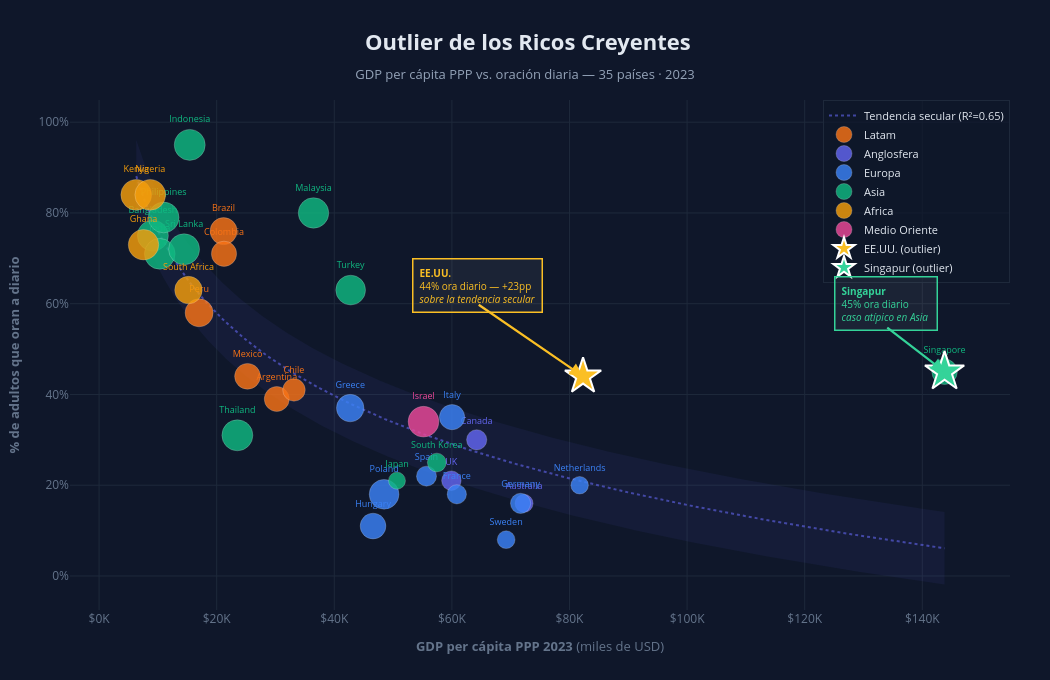

The code cell stored with this chart in its notebook:
### Markdown cell above
---
## 7. Visualización Principal — *Outlier de los Ricos Creyentes*

Scatter plot inmersivo con:
- **Eje X**: GDP per cápita PPP 2023 (en miles USD)
- **Eje Y**: % de adultos que oran a diario
- **Color**: Región geográfica
- **Tamaño**: % de adultos con afiliación religiosa
- **Línea de tendencia**: Regresión log-lineal (sin EE.UU.) — la «norma» secular
- **Spotlight**: EE.UU. destacado como outlier narrativo

### Code cell
# --- Paleta por región ---
PALETTE = {
    'Latam':         '#F97316',
    'Anglosfera':    '#6366F1',
    'Europa':        '#3B82F6',
    'Asia':          '#10B981',
    'Africa':        '#F59E0B',
    'Medio Oriente': '#EC4899',
}

BG       = '#0F172A'
GRID_CLR = '#1E293B'
TEXT_CLR = '#E2E8F0'
MUTED    = '#64748B'
US_CLR   = '#FBBF24'

fig = go.Figure()

# --- 1. Banda de confianza ---
fig.add_trace(go.Scatter(
    x=np.concatenate([x_range/1000, x_range[::-1]/1000]),
    y=np.concatenate([y_trend + 8, (y_trend - 8)[::-1]]),
    fill='toself',
    fillcolor='rgba(99,102,241,0.07)',
    line=dict(color='rgba(0,0,0,0)'),
    hoverinfo='skip',
    showlegend=False
))

# --- 2. Línea de tendencia ---
fig.add_trace(go.Scatter(
    x=x_range / 1000,
    y=y_trend,
    mode='lines',
    line=dict(color='rgba(99,102,241,0.6)', width=2, dash='dot'),
    name=f'Tendencia secular (R²={r2:.2f})',
    hoverinfo='skip',
))

# --- 3. Scatter por región ---
for region, color in PALETTE.items():
    subset = df_clean[(df_clean['region'] == region) & (~df_clean['is_us'])]
    if subset.empty:
        continue

    fig.add_trace(go.Scatter(
        x=subset['gdp_k'],
        y=subset['pct_pray_daily'],
        mode='markers+text',
        marker=dict(
            size=subset['pct_religiously_affiliated'] / 4 + 6,
            color=color,
            opacity=0.82,
            line=dict(color='rgba(255,255,255,0.25)', width=1),
        ),
        text=subset['Country'],
        textposition='top center',
        textfont=dict(size=9, color=color),
        name=region,
        customdata=subset[['pct_religiously_affiliated', 'gdp_ppp_2023', 'region']].values,
        hovertemplate=(
            '<b>%{text}</b><br>'
            'Oración diaria: <b>%{y}%</b><br>'
            'GDP PPP 2023: <b>$%{customdata[1]:,.0f}</b><br>'
            'Afiliación religiosa: <b>%{customdata[0]}%</b><br>'
            'Región: %{customdata[2]}'
            '<extra></extra>'
        ),
    ))

# --- 4. CONFIGURACIÓN DE OUTLIERS ---
OUTLIERS = [
    {
        'iso': 'USA',
        'label': 'EE.UU.',
        'color': US_CLR,
        'symbol': 'star',
        'ax_offset': (-18, 16),
        'label_offset': (-18, 20),
        'narrative': lambda row, pred, dev: (
            f'<b>EE.UU.</b><br>'
            f'{row["pct_pray_daily"]:.0f}% ora diario — +{dev:.0f}pp<br>'
            '<i>sobre la tendencia secular</i>'
        )
    },
    {
        'iso': 'SGP',
        'label': 'Singapur',
        'color': '#34D399',
        'symbol': 'star',
        'ax_offset': (-10, 10),
        'label_offset': (-10, 15),
        'narrative': lambda row, pred, dev: (
            f'<b>Singapur</b><br>'
            f'{row["pct_pray_daily"]:.0f}% ora diario<br>'
            '<i>caso atípico en Asia </i>'
        )
    }
]

# --- 5. FUNCIÓN PARA OUTLIERS ---
def add_outlier(fig, row, config, y_pred=None, deviation=None):
    color = config['color']

    # Flecha
    fig.add_annotation(
        x=row['gdp_k'], y=row['pct_pray_daily'],
        ax=row['gdp_k'] + config['ax_offset'][0],
        ay=row['pct_pray_daily'] + config['ax_offset'][1],
        xref='x', yref='y', axref='x', ayref='y',
        text='',
        showarrow=True,
        arrowhead=2,
        arrowsize=1.2,
        arrowcolor=color,
        arrowwidth=2.2
    )

    # Punto
    fig.add_trace(go.Scatter(
        x=[row['gdp_k']],
        y=[row['pct_pray_daily']],
        mode='markers',
        marker=dict(
            size=row['pct_religiously_affiliated'] / 4 + 10,
            color=color,
            symbol=config['symbol'],
            line=dict(color='white', width=2),
        ),
        name=f"{config['label']} (outlier)",
    ))

    # Label
    text = config['narrative'](row, y_pred, deviation)

    fig.add_annotation(
        x=row['gdp_k'] + config['label_offset'][0],
        y=row['pct_pray_daily'] + config['label_offset'][1],
        text=text,
        font=dict(size=10, color=color),
        bgcolor='rgba(255,255,255,0.05)',
        bordercolor=color,
        borderwidth=1.5,
        borderpad=6,
        showarrow=False,
        align='left'
    )

# --- 6. APLICAR OUTLIERS ---
for cfg in OUTLIERS:
    row = df_clean[df_clean['ISO3'] == cfg['iso']].iloc[0]

    if cfg['iso'] == 'USA':
        y_pred = us_predicted
        dev = deviation
    else:
        y_pred = None
        dev = None

    add_outlier(fig, row, cfg, y_pred, dev)

fig.update_layout(
    template='plotly_dark',
    paper_bgcolor=BG,
    plot_bgcolor=BG,
    width=1050, height=680,

    title=dict(
        text=(
            '<b> Outlier de los Ricos Creyentes</b><br>'
            '<span style="font-size:13px;color:#94A3B8;">'
            'GDP per cápita PPP vs. oración diaria — 35 países · 2023</span>'
        ),
        x=0.5,
        font=dict(size=22, color=TEXT_CLR),
    ),

    xaxis=dict(
        title=dict(
            text='<b>GDP per cápita PPP 2023</b> (miles de USD)',
            font=dict(size=13, color=MUTED)
        ),
        tickprefix='$',
        ticksuffix='K',
        gridcolor=GRID_CLR,
        zeroline=False,
        tickfont=dict(color=MUTED),
        showspikes=True,
        spikecolor=MUTED,
        spikethickness=1
    ),

    yaxis=dict(
        title=dict(
            text='<b>% de adultos que oran a diario</b>',
            font=dict(size=13, color=MUTED)
        ),
        ticksuffix='%',
        gridcolor=GRID_CLR,
        zeroline=False,
        tickfont=dict(color=MUTED),
        showspikes=True,
        spikecolor=MUTED,
        spikethickness=1
    ),

    legend=dict(
        x=1, y=1,
        xanchor='right',
        bgcolor='rgba(15,23,42,0.7)',
        bordercolor=GRID_CLR,
        borderwidth=1,
        font=dict(size=11, color=TEXT_CLR),
    ),

    margin=dict(l=70, r=40, t=100, b=70),
)

### Figure 1 — Plotly figure (JSON) as saved in the notebook; plotly's stock layout.template omitted (floating-point values rounded to 4 significant figures; data arrays with more than 128 entries replaced by an {"elided": "..."} marker saying what was removed)
{"data": [{"fill": "toself", "fillcolor": "rgba(99,102,241,0.07)", "hoverinfo": "skip", "line": {"color": "rgba(0,0,0,0)"}, "showlegend": false, "type": "scatter", "x": {"elided": "600 float values"}, "y": {"elided": "600 float values"}}, {"hoverinfo": "skip", "line": {"color": "rgba(99,102,241,0.6)", "dash": "dot", "width": 2}, "mode": "lines", "name": "Tendencia secular (R²=0.65)", "type": "scatter", "x": {"elided": "300 float values"}, "y": {"elided": "300 float values"}}, {"customdata": [[76, 30220.0, "Latam"], [84, 21180.0, "Latam"], [66, 33150.0, "Latam"], [77, 21250.0, "Latam"], [79, 25240.0, "Latam"], [88, 17010.0, "Latam"]], "hovertemplate": "<b>%{text}</b><br>Oración diaria: <b>%{y}%</b><br>GDP PPP 2023: <b>$%{customdata[1]:,.0f}</b><br>Afiliación religiosa: <b>%{customdata[0]}%</b><br>Región: %{customdata[2]}<extra></extra>", "marker": {"color": "#F97316", "line": {"color": "rgba(255,255,255,0.25)", "width": 1}, "opacity": 0.82, "size": [25, 27, 22.5, 25.25, 25.75, 28]}, "mode": "markers+text", "name": "Latam", "text": ["Argentina", "Brazil", "Chile", "Colombia", "Mexico", "Peru"], "textfont": {"color": "#F97316", "size": 9}, "textposition": "top center", "type": "scatter", "x": [30.22, 21.18, 33.15, 21.25, 25.24, 17.01], "y": [39, 76, 41, 71, 44, 58]}, {"customdata": [[48, 72270.0, "Anglosfera"], [57, 64220.0, "Anglosfera"], [54, 59910.0, "Anglosfera"]], "hovertemplate": "<b>%{text}</b><br>Oración diaria: <b>%{y}%</b><br>GDP PPP 2023: <b>$%{customdata[1]:,.0f}</b><br>Afiliación religiosa: <b>%{customdata[0]}%</b><br>Región: %{customdata[2]}<extra></extra>", "marker": {"color": "#6366F1", "line": {"color": "rgba(255,255,255,0.25)", "width": 1}, "opacity": 0.82, "size": [18, 20.25, 19.5]}, "mode": "markers+text", "name": "Anglosfera", "text": ["Australia", "Canada", "UK"], "textfont": {"color": "#6366F1", "size": 9}, "textposition": "top center", "type": "scatter", "x": [72.27, 64.22, 59.91], "y": [16, 30, 21]}, {"customdata": [[53, 60840.0, "Europa"], [57, 71680.0, "Europa"], [86, 42710.0, "Europa"], [79, 46590.0, "Europa"], [77, 60030.0, "Europa"], [46, 81730.0, "Europa"], [95, 48470.0, "Europa"], [56, 55680.0, "Europa"], [47, 69230.0, "Europa"]], "hovertemplate": "<b>%{text}</b><br>Oración diaria: <b>%{y}%</b><br>GDP PPP 2023: <b>$%{customdata[1]:,.0f}</b><br>Afiliación religiosa: <b>%{customdata[0]}%</b><br>Región: %{customdata[2]}<extra></extra>", "marker": {"color": "#3B82F6", "line": {"color": "rgba(255,255,255,0.25)", "width": 1}, "opacity": 0.82, "size": [19.25, 20.25, 27.5, 25.75, 25.25, 17.5, 29.75, 20, 17.75]}, "mode": "markers+text", "name": "Europa", "text": ["France", "Germany", "Greece", "Hungary", "Italy", "Netherlands", "Poland", "Spain", "Sweden"], "textfont": {"color": "#3B82F6", "size": 9}, "textposition": "top center", "type": "scatter", "x": [60.84, 71.68, 42.71, 46.59, 60.03, 81.73, 48.47, 55.68, 69.23], "y": [18, 16, 37, 11, 35, 20, 18, 22, 8]}, {"customdata": [[100, 9148.0, "Asia"], [99, 10320.0, "Asia"], [100, 15420.0, "Asia"], [44, 50660.0, "Asia"], [98, 36470.0, "Asia"], [99, 10990.0, "Asia"], [78, 143800.0, "Asia"], [51, 57430.0, "Asia"], [100, 14460.0, "Asia"], [100, 23520.0, "Asia"], [95, 42790.0, "Asia"]], "hovertemplate": "<b>%{text}</b><br>Oración diaria: <b>%{y}%</b><br>GDP PPP 2023: <b>$%{customdata[1]:,.0f}</b><br>Afiliación religiosa: <b>%{customdata[0]}%</b><br>Región: %{customdata[2]}<extra></extra>", "marker": {"color": "#10B981", "line": {"color": "rgba(255,255,255,0.25)", "width": 1}, "opacity": 0.82, "size": [31, 30.75, 31, 17, 30.5, 30.75, 25.5, 18.75, 31, 31, 29.75]}, "mode": "markers+text", "name": "Asia", "text": ["Bangladesh", "India", "Indonesia", "Japan", "Malaysia", "Philippines", "Singapore", "South Korea", "Sri Lanka", "Thailand", "Turkey"], "textfont": {"color": "#10B981", "size": 9}, "textposition": "top center", "type": "scatter", "x": [9.148, 10.32, 15.42, 50.66, 36.47, 10.99, 143.8, 57.43, 14.46, 23.52, 42.79], "y": [75, 71, 95, 21, 80, 79, 45, 25, 72, 31, 63]}, {"customdata": [[98, 7556.0, "Africa"], [99, 6317.0, "Africa"], [99, 8705.0, "Africa"], [86, 15200.0, "Africa"]], "hovertemplate": "<b>%{text}</b><br>Oración diaria: <b>%{y}%</b><br>GDP PPP 2023: <b>$%{customdata[1]:,.0f}</b><br>Afiliación religiosa: <b>%{customdata[0]}%</b><br>Región: %{customdata[2]}<extra></extra>", "marker": {"color": "#F59E0B", "line": {"color": "rgba(255,255,255,0.25)", "width": 1}, "opacity": 0.82, "size": [30.5, 30.75, 30.75, 27.5]}, "mode": "markers+text", "name": "Africa", "text": ["Ghana", "Kenya", "Nigeria", "South Africa"], "textfont": {"color": "#F59E0B", "size": 9}, "textposition": "top center", "type": "scatter", "x": [7.556, 6.317, 8.705, 15.2], "y": [73, 84, 84, 63]}, {"customdata": [[99, 55170.0, "Medio Oriente"]], "hovertemplate": "<b>%{text}</b><br>Oración diaria: <b>%{y}%</b><br>GDP PPP 2023: <b>$%{customdata[1]:,.0f}</b><br>Afiliación religiosa: <b>%{customdata[0]}%</b><br>Región: %{customdata[2]}<extra></extra>", "marker": {"color": "#EC4899", "line": {"color": "rgba(255,255,255,0.25)", "width": 1}, "opacity": 0.82, "size": [30.75]}, "mode": "markers+text", "name": "Medio Oriente", "text": ["Israel"], "textfont": {"color": "#EC4899", "size": 9}, "textposition": "top center", "type": "scatter", "x": [55.17], "y": [34]}, {"marker": {"color": "#FBBF24", "line": {"color": "white", "width": 2}, "size": 27.25, "symbol": "star"}, "mode": "markers", "name": "EE.UU. (outlier)", "type": "scatter", "x": [82.3], "y": [44]}, {"marker": {"color": "#34D399", "line": {"color": "white", "width": 2}, "size": 29.5, "symbol": "star"}, "mode": "markers", "name": "Singapur (outlier)", "type": "scatter", "x": [143.8], "y": [45]}], "layout": {"annotations": [{"arrowcolor": "#FBBF24", "arrowhead": 2, "arrowsize": 1.2, "arrowwidth": 2.2, "ax": 64.3, "axref": "x", "ay": 60, "ayref": "y", "showarrow": true, "text": "", "x": 82.3, "xref": "x", "y": 44, "yref": "y"}, {"align": "left", "bgcolor": "rgba(255,255,255,0.05)", "bordercolor": "#FBBF24", "borderpad": 6, "borderwidth": 1.5, "font": {"color": "#FBBF24", "size": 10}, "showarrow": false, "text": "<b>EE.UU.</b><br>44% ora diario — +23pp<br><i>sobre la tendencia secular</i>", "x": 64.3, "y": 64}, {"arrowcolor": "#34D399", "arrowhead": 2, "arrowsize": 1.2, "arrowwidth": 2.2, "ax": 133.8, "axref": "x", "ay": 55, "ayref": "y", "showarrow": true, "text": "", "x": 143.8, "xref": "x", "y": 45, "yref": "y"}, {"align": "left", "bgcolor": "rgba(255,255,255,0.05)", "bordercolor": "#34D399", "borderpad": 6, "borderwidth": 1.5, "font": {"color": "#34D399", "size": 10}, "showarrow": false, "text": "<b>Singapur</b><br>45% ora diario<br><i>caso atípico en Asia </i>", "x": 133.8, "y": 60}], "height": 680, "legend": {"bgcolor": "rgba(15,23,42,0.7)", "bordercolor": "#1E293B", "borderwidth": 1, "font": {"color": "#E2E8F0", "size": 11}, "x": 1, "xanchor": "right", "y": 1}, "margin": {"b": 70, "l": 70, "r": 40, "t": 100}, "paper_bgcolor": "#0F172A", "plot_bgcolor": "#0F172A", "title": {"font": {"color": "#E2E8F0", "size": 22}, "text": "<b> Outlier de los Ricos Creyentes</b><br><span style=\"font-size:13px;color:#94A3B8;\">GDP per cápita PPP vs. oración diaria — 35 países · 2023</span>", "x": 0.5}, "width": 1050, "xaxis": {"gridcolor": "#1E293B", "showspikes": true, "spikecolor": "#64748B", "spikethickness": 1, "tickfont": {"color": "#64748B"}, "tickprefix": "$", "ticksuffix": "K", "title": {"font": {"color": "#64748B", "size": 13}, "text": "<b>GDP per cápita PPP 2023</b> (miles de USD)"}, "zeroline": false}, "yaxis": {"gridcolor": "#1E293B", "showspikes": true, "spikecolor": "#64748B", "spikethickness": 1, "tickfont": {"color": "#64748B"}, "ticksuffix": "%", "title": {"font": {"color": "#64748B", "size": 13}, "text": "<b>% de adultos que oran a diario</b>"}, "zeroline": false}}}
